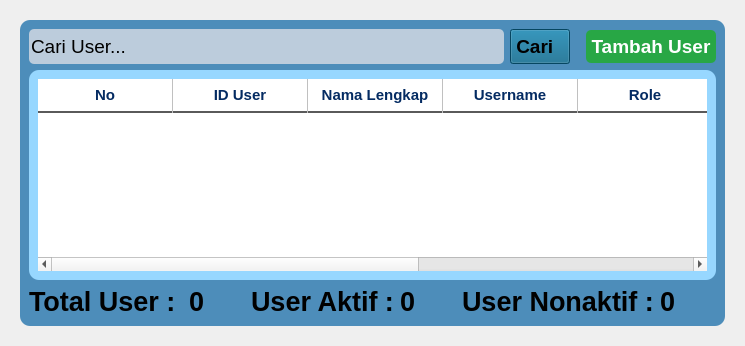
        <widget class="QWidget" name="page_user">
         <layout class="QHBoxLayout" name="horizontalLayout_12">
          <item>
           <widget class="QWidget" name="widget_user" native="true">
            <layout class="QHBoxLayout" name="horizontalLayout_15">
             <item>
              <widget class="QFrame" name="main_frame_user">
               <property name="styleSheet">
                <string notr="true">QFrame {
    background-color: #4D8DBA; /* Warna kartu putih */
    border-radius: 10px; /* Ujung kartu agak melengkung */
}</string>
               </property>
               <property name="frameShape">
                <enum>QFrame::Shape::StyledPanel</enum>
               </property>
               <property name="frameShadow">
                <enum>QFrame::Shadow::Raised</enum>
               </property>
               <layout class="QVBoxLayout" name="verticalLayout_18">
                <item>
                 <layout class="QHBoxLayout" name="filter_user_layout">
                  <item>
                   <widget class="QLineEdit" name="search_user_input">
                    <property name="sizePolicy">
                     <sizepolicy hsizetype="Expanding" vsizetype="Preferred">
                      <horstretch>0</horstretch>
                      <verstretch>0</verstretch>
                     </sizepolicy>
                    </property>
                    <property name="font">
                     <font>
                      <pointsize>14</pointsize>
                     </font>
                    </property>
                    <property name="styleSheet">
                     <string notr="true">QLineEdit{
background-color : #BCCCDC;
border-radius : 5px;
}</string>
                    </property>
                    <property name="text">
                     <string>Cari User...</string>
                    </property>
                   </widget>
                  </item>
                  <item>
                   <widget class="QPushButton" name="search_user_button">
                    <property name="sizePolicy">
                     <sizepolicy hsizetype="Preferred" vsizetype="Fixed">
                      <horstretch>0</horstretch>
                      <verstretch>0</verstretch>
                     </sizepolicy>
                    </property>
                    <property name="font">
                     <font>
                      <pointsize>14</pointsize>
                      <bold>true</bold>
                     </font>
                    </property>
                    <property name="cursor">
                     <cursorShape>PointingHandCursor</cursorShape>
                    </property>
                    <property name="styleSheet">
                     <string notr="true">/* Efek saat tombol disorot mouse (Hover) */
QPushButton:hover {
    background-color: #334155; /* Berubah jadi biru sedikit lebih terang saat disorot */
    border-left: 4px solid #3B82F6; /* Muncul garis biru neon di pinggir kiri */
}
QPushButton {
    text-align: center;
	background-color:  #086288;
	padding: 5px;
}</string>
                    </property>
                    <property name="text">
                     <string>Cari  </string>
                    </property>
                    <property name="icon">
                     <iconset resource="resource/resource.qrc">
                      <normaloff>:/icons/magnifying-glass-solid.png</normaloff>:/icons/magnifying-glass-solid.png</iconset>
                    </property>
                    <property name="iconSize">
                     <size>
                      <width>32</width>
                      <height>32</height>
                     </size>
                    </property>
                    <property name="checkable">
                     <bool>false</bool>
                    </property>
                   </widget>
                  </item>
                  <item>
                   <spacer name="horizontalSpacer_17">
                    <property name="orientation">
                     <enum>Qt::Orientation::Horizontal</enum>
                    </property>
                    <property name="sizeType">
                     <enum>QSizePolicy::Policy::Fixed</enum>
                    </property>
                    <property name="sizeHint" stdset="0">
                     <size>
                      <width>10</width>
                      <height>10</height>
                     </size>
                    </property>
                   </spacer>
                  </item>
                  <item>
                   <widget class="QPushButton" name="add_user_button">
                    <property name="sizePolicy">
                     <sizepolicy hsizetype="Preferred" vsizetype="Fixed">
                      <horstretch>0</horstretch>
                      <verstretch>0</verstretch>
                     </sizepolicy>
                    </property>
                    <property name="font">
                     <font>
                      <pointsize>14</pointsize>
                      <bold>true</bold>
                     </font>
                    </property>
                    <property name="cursor">
                     <cursorShape>PointingHandCursor</cursorShape>
                    </property>
                    <property name="styleSheet">
                     <string notr="true">QPushButton {
    background-color: #28a745;
    color: white;
    border-radius: 5px;
    font-weight: bold;
padding: 5px;
}
QPushButton:hover {
    background-color: #218838;
}</string>
                    </property>
                    <property name="text">
                     <string>Tambah User</string>
                    </property>
                    <property name="icon">
                     <iconset resource="resource/resource.qrc">
                      <normaloff>:/icons/plus-solid.png</normaloff>:/icons/plus-solid.png</iconset>
                    </property>
                    <property name="iconSize">
                     <size>
                      <width>32</width>
                      <height>32</height>
                     </size>
                    </property>
                   </widget>
                  </item>
                 </layout>
                </item>
                <item>
                 <widget class="QFrame" name="table_user_frame">
                  <property name="sizePolicy">
                   <sizepolicy hsizetype="Preferred" vsizetype="Expanding">
                    <horstretch>0</horstretch>
                    <verstretch>0</verstretch>
                   </sizepolicy>
                  </property>
                  <property name="styleSheet">
                   <string notr="true">QFrame {
    background-color: #97D7FF; /* Warna kartu putih */
    border-radius: 10px; /* Ujung kartu agak melengkung */
}</string>
                  </property>
                  <property name="frameShape">
                   <enum>QFrame::Shape::StyledPanel</enum>
                  </property>
                  <property name="frameShadow">
                   <enum>QFrame::Shadow::Raised</enum>
                  </property>
                  <layout class="QHBoxLayout" name="horizontalLayout_14">
                   <item>
                    <widget class="QTableWidget" name="user_table">
                     <property name="font">
                      <font>
                       <pointsize>11</pointsize>
                       <bold>true</bold>
                      </font>
                     </property>
                     <property name="styleSheet">
                      <string notr="true">
QHeaderView::section {
    color:#042b62;  /* Mengubah warna teks agar mudah dibaca */
   border-right: 1px solid #c0c0c0; /* Garis pembatas vertikal antar kolom */
    border-bottom: 2px solid #5a5a5a; /* Garis bawah tegas untuk memisahkan header dan isi */
    border-top: none;
    border-left: none;
    font-weight: bold;
    font-size: 11pt;
    background-color: white;
    padding: 5px;
}
QTableWidget{
background-color : white;}</string>
                     </property>
                     <property name="sortingEnabled">
                      <bool>false</bool>
                     </property>
                     <attribute name="horizontalHeaderDefaultSectionSize">
                      <number>135</number>
                     </attribute>
                     <attribute name="horizontalHeaderStretchLastSection">
                      <bool>true</bool>
                     </attribute>
                     <attribute name="verticalHeaderVisible">
                      <bool>false</bool>
                     </attribute>
                     <attribute name="verticalHeaderCascadingSectionResizes">
                      <bool>true</bool>
                     </attribute>
                     <column>
                      <property name="text">
                       <string>No</string>
                      </property>
                     </column>
                     <column>
                      <property name="text">
                       <string>ID User</string>
                      </property>
                     </column>
                     <column>
                      <property name="text">
                       <string>Nama Lengkap</string>
                      </property>
                     </column>
                     <column>
                      <property name="text">
                       <string>Username</string>
                      </property>
                     </column>
                     <column>
                      <property name="text">
                       <string>Role</string>
                      </property>
                     </column>
                     <column>
                      <property name="text">
                       <string>Status</string>
                      </property>
                     </column>
                     <column>
                      <property name="text">
                       <string>Aksi</string>
                      </property>
                     </column>
                    </widget>
                   </item>
                  </layout>
                 </widget>
                </item>
                <item>
                 <layout class="QHBoxLayout" name="summary_user_layout">
                  <property name="topMargin">
                   <number>0</number>
                  </property>
                  <item>
                   <widget class="QLabel" name="total_user_label">
                    <property name="font">
                     <font>
                      <pointsize>20</pointsize>
                      <bold>true</bold>
                     </font>
                    </property>
                    <property name="text">
                     <string>Total User : </string>
                    </property>
                   </widget>
                  </item>
                  <item>
                   <widget class="QLabel" name="total_user_value_label">
                    <property name="font">
                     <font>
                      <pointsize>20</pointsize>
                      <bold>true</bold>
                     </font>
                    </property>
                    <property name="text">
                     <string>0</string>
                    </property>
                   </widget>
                  </item>
                  <item>
                   <spacer name="horizontalSpacer_15">
                    <property name="orientation">
                     <enum>Qt::Orientation::Horizontal</enum>
                    </property>
                    <property name="sizeType">
                     <enum>QSizePolicy::Policy::Fixed</enum>
                    </property>
                    <property name="sizeHint" stdset="0">
                     <size>
                      <width>40</width>
                      <height>20</height>
                     </size>
                    </property>
                   </spacer>
                  </item>
                  <item alignment="Qt::AlignmentFlag::AlignVCenter">
                   <widget class="QLabel" name="active_user_label">
                    <property name="font">
                     <font>
                      <family>Segoe UI</family>
                      <pointsize>20</pointsize>
                      <bold>true</bold>
                     </font>
                    </property>
                    <property name="text">
                     <string>User Aktif :</string>
                    </property>
                   </widget>
                  </item>
                  <item>
                   <widget class="QLabel" name="active_user_value_label">
                    <property name="font">
                     <font>
                      <pointsize>20</pointsize>
                      <bold>true</bold>
                     </font>
                    </property>
                    <property name="text">
                     <string>0</string>
                    </property>
                   </widget>
                  </item>
                  <item>
                   <spacer name="horizontalSpacer_16">
                    <property name="orientation">
                     <enum>Qt::Orientation::Horizontal</enum>
                    </property>
                    <property name="sizeType">
                     <enum>QSizePolicy::Policy::Fixed</enum>
                    </property>
                    <property name="sizeHint" stdset="0">
                     <size>
                      <width>40</width>
                      <height>20</height>
                     </size>
                    </property>
                   </spacer>
                  </item>
                  <item>
                   <widget class="QLabel" name="inactive_user_value_label">
                    <property name="font">
                     <font>
                      <family>Segoe UI</family>
                      <pointsize>20</pointsize>
                      <bold>true</bold>
                     </font>
                    </property>
                    <property name="text">
                     <string>User Nonaktif :</string>
                    </property>
                   </widget>
                  </item>
                  <item>
                   <widget class="QLabel" name="inactive_user_label">
                    <property name="font">
                     <font>
                      <pointsize>20</pointsize>
                      <bold>true</bold>
                     </font>
                    </property>
                    <property name="text">
                     <string>0</string>
                    </property>
                   </widget>
                  </item>
                  <item>
                   <spacer name="horizontalSpacer_18">
                    <property name="orientation">
                     <enum>Qt::Orientation::Horizontal</enum>
                    </property>
                    <property name="sizeHint" stdset="0">
                     <size>
                      <width>40</width>
                      <height>20</height>
                     </size>
                    </property>
                   </spacer>
                  </item>
                 </layout>
                </item>
               </layout>
              </widget>
             </item>
            </layout>
           </widget>
          </item>
         </layout>
        </widget>
